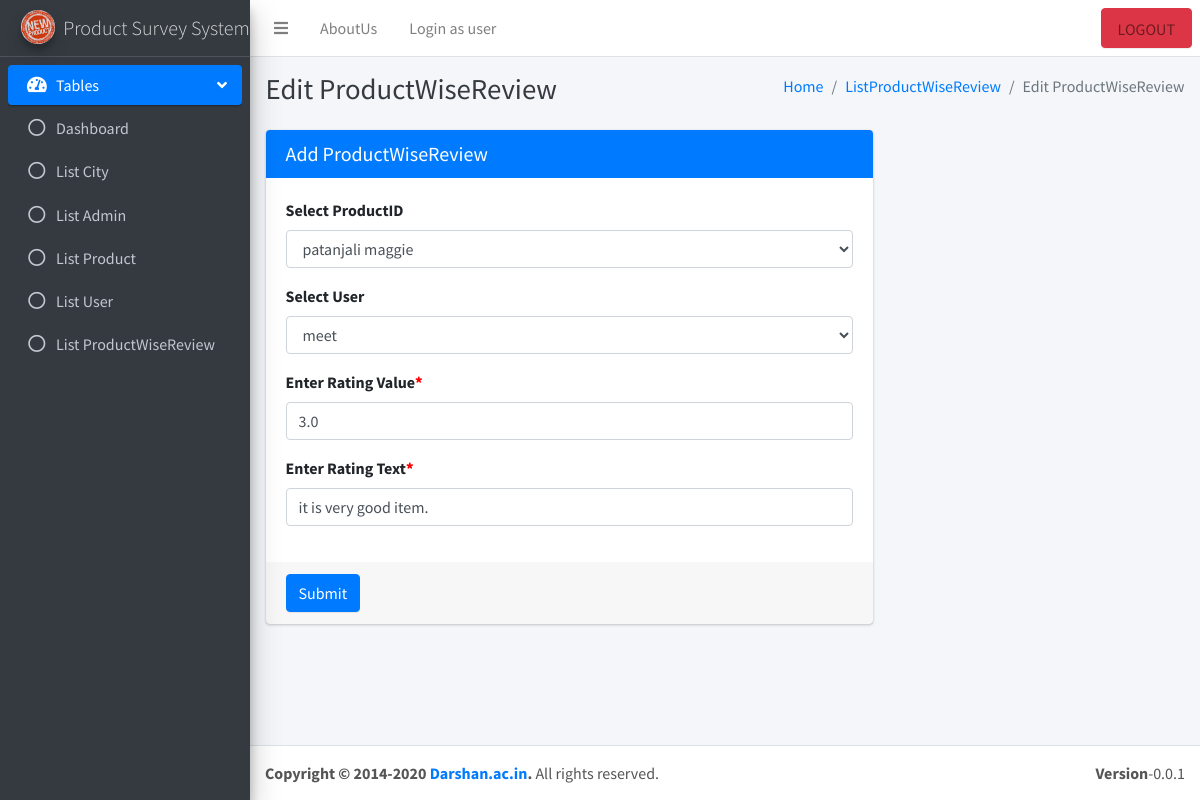
The app's page /Admin/AddEditProductWiseReview.php?ProductWiseReviewID=14 (signed in) with its own data.
### tables this page shows
CREATE TABLE `productwisereview` (
  `ProductWiseReviewID` int(11) NOT NULL,
  `ProductID` int(11) NOT NULL,
  `UserID` int(11) NOT NULL,
  `RatingValue` double(3,1) NOT NULL,
  `RatingText` text NOT NULL
);

CREATE TABLE `product` (
  `ProductID` int(11) NOT NULL,
  `ProductName` varchar(100) NOT NULL,
  `ProductImage` varchar(300) NOT NULL,
  `ProductDescription` text NOT NULL,
  `ProductPrice` double(10,2) NOT NULL
);

CREATE TABLE `user` (
  `UserID` int(11) NOT NULL,
  `UserName` varchar(100) NOT NULL,
  `Password` varchar(100) NOT NULL,
  `FirstName` varchar(100) NOT NULL,
  `MiddleName` varchar(100) NOT NULL,
  `LastName` varchar(100) NOT NULL,
  `MobileNumber` varchar(100) NOT NULL,
  `EmailAddress` varchar(100) NOT NULL,
  `Address` varchar(1000) NOT NULL,
  `CityID` int(11) NOT NULL
);

### Admin/classes/DBConfig.php (called while the page is built, shortened)
<?php
class DBConfig
{
    public $con;
    function __construct()
    {
        $this->con = mysqli_connect("localhost","root","","product_survey_system");
        mysqli_query($this->con,"SET time_zone = '+5:30';");
    }
    function safeRequest($req)
    {
        $safeReq = array();
        foreach ($req as $key=>$value)
        {
            $safeReq[$key] = trim(mysqli_real_escape_string($this->con,$value));
        }
        return $safeReq;
    }
}
?>

### Admin/classes/Product.php (called while the page is built, shortened)
<?php
include_once ("DBConfig.php");
class Product extends DBConfig
{
    function getAll($req)
    {
        extract($this->safeRequest($req));
        $resultArray = array();
        if (!isset($page)) {
            $page=1;
        }
        $first = ($page-1)*12;
        $limit=$first+12;
        if (isset($_GET['search'])) {
            $sql = "SELECT p.ProductID,p.ProductName,p.ProductImage,p.ProductDescription,p.ProductPrice,convert(avg(pr.RatingValue),decimal(2,1)) as Average,COUNT(pr.ProductID) as Count FROM Product as p LEFT JOIN productwisereview as pr on p.ProductID=pr.ProductID where p.ProductName like '%$search%' GROUP by p.ProductID LIMIT $first,$limit";
        }
        else{
            $sql = "SELECT p.ProductID,p.ProductName,p.ProductImage,p.ProductDescription,p.ProductPrice,convert(avg(pr.RatingValue),decimal(2,1)) as Average,COUNT(pr.ProductID) as Count FROM Product as p LEFT JOIN productwisereview as pr on p.ProductID=pr.ProductID GROUP by p.ProductID LIMIT $first,$limit";
        }
        $result = mysqli_query($this->con,$sql);
        while($row = mysqli_fetch_assoc($result))
        {
            $resultArray[] = $row;
        }
        return $resultArray;
    }
}
?>

### Admin/classes/ProductWiseReview.php (called while the page is built, shortened)
<?php
include_once ("DBConfig.php");
class ProductWiseReview extends DBConfig
{
    function getByPK($req)
    {
        extract($this->safeRequest($req));
        $resultArray = array();
        $sql = "select * from ProductWiseReview where ProductWiseReviewID=$ProductWiseReviewID";
        $result = mysqli_query($this->con,$sql);
        while($row = mysqli_fetch_assoc($result))
        {
            $resultArray[] = $row;
        }
        return $resultArray;
    }
}
?>

### Admin/classes/User.php (called while the page is built, shortened)
<?php
include_once ("DBConfig.php");
class User extends DBConfig
{
    function getAll($req)
    {
        extract($this->safeRequest($req));
        $resultArray = array();
        if (isset($search)) {
            $sql = "select * from User u, city c where u.CityID=c.CityID and u.UserName like '%$search%'";
        }
        else
        {
            $sql = "select * from User u, city c where u.CityID=c.CityID";
        }
        $result = mysqli_query($this->con,$sql);
        while($row = mysqli_fetch_assoc($result))
        {
            $resultArray[] = $row;
        }
        return $resultArray;
    }
}
?>

### Admin/AddEditProductWiseReview.php (the view, shortened to what this page needs)
<?php
	include_once 'Header.php';
	include_once 'Sidebar.php';
?>
<?php
	include_once 'classes/ProductWiseReview.php';
	$objProductWiseReview = new ProductWiseReview();
	if (isset($_GET['ProductWiseReviewID'])) {
		$resultProductWiseReview = $objProductWiseReview->getByPK($_GET);
		$rowProductWiseReview = $resultProductWiseReview[0];
	}
?>
<div class="content-wrapper">
    <div class="content-header">
      <div class="container-fluid">
        <div class="row mb-2">
          <div class="col-sm-6">
            <h1 class="m-0 text-dark"><?php
            if (isset($_GET['ProductWiseReviewID'])) {
          echo "Edit";
          }
          else{
            echo "Add";
          }
          ?> ProductWiseReview</h1>
          </div>
          <div class="col-sm-6">
            <ol class="breadcrumb float-sm-right">
              <li class="breadcrumb-item"><a href="#">Home</a></li>
              <li class="breadcrumb-item"><a href="ListProductWiseReview.php">ListProductWiseReview</a></li>
              <li class="breadcrumb-item active"><?php
            if (isset($_GET['ProductWiseReviewID'])) {
          echo "Edit";
          }
          else{
            echo "Add";
          }
          ?> ProductWiseReview</li>
            </ol>
          </div>
        </div>
      </div>
    </div>
    <section class="content">
      <div class="container-fluid">
      	<div class="row">
          <div class="col-md-8">
            <div class="card card-primary">
              <div class="card-header">
                <h3 class="card-title">Add ProductWiseReview</h3>
              </div>
              <form role="form" action="con_AddEditProductWiseReview.php" onsubmit="return ValidProductWiseReview()">
                <div class="card-body">
                  <div class="form-group">
                    <div class="form-group">
                    <label>Select ProductID</label>
                      <select class="form-control" name="ProductID">
                        <?php
                          include_once 'classes/Product.php';
                          $objProduct = new Product();
                          $resultProduct = $objProduct->getAll($_GET);
                          foreach ($resultProduct as $rowProduct) {
                        ?>
                            <option value="<?php echo($rowProduct['ProductID']) ?>"
                              <?php
                                if (isset($_GET['ProductWiseReviewID']) &&  $rowProduct['ProductID']==$rowProductWiseReview['ProductID']) {
                                  echo "selected";
                                }
                              ?>
                            ><?php echo($rowProduct['ProductName'])  ?></option>
                        <?php
                          }
                        ?>
                      </select>
                  </div>
                  <div class="form-group">
                    <label>Select User</label>
                      <select name="UserID" class="form-control">
                        <?php
                          include_once 'classes/User.php';
                          $objUser = new User();
                          $resultUser = $objUser->getAll($_GET);
                          foreach ($resultUser as $rowUser) {
                        ?>
                            <option value="<?php echo($rowUser['UserID']) ?>"
                              <?php
                                if (isset($_GET['ProductWiseReviewID']) &&  $rowUser['UserID']==$rowProductWiseReview['UserID']) {
                                  echo "selected";
                                }
                              ?>
                            ><?php echo($rowUser['UserName'])  ?></option>
                        <?php
                          }
                        ?>
                      </select>
                  </div>
                    <label for="exampleInputEmail1">Enter Rating Value<b style="color: red">*</b></label>
                    <input type="text" class="form-control" id="RatingValue" name="RatingValue" placeholder="Between 0 and 5"
                    <?php
						if (isset($_GET['ProductWiseReviewID'])) {
					?>
						value="<?= $rowProductWiseReview['RatingValue'] ?>"
					<?php
					}
					?>required
					>
        </div>
        <div class="form-group">
          <label for="exampleInputEmail1">Enter Rating Text<b style="color: red">*</b></label>
                    <input type="text" class="form-control" id="RatingText" name="RatingText" placeholder="Comments"
                    <?php
            if (isset($_GET['ProductWiseReviewID'])) {
          ?>
            value="<?= $rowProductWiseReview['RatingText'] ?>"
          <?php
          }
          ?>required
          >
                  </div>
                </div>
                <div class="card-footer">
                  <button type="submit" class="btn btn-primary">Submit</button>
                </div>
              </form>
            </div>
          </div>
        </div>
      </div>
    </section>
  </div>
<?php
	include_once 'Footer.php';
?>

### records on screen
productwisereview: ProductID "patanjali maggie", UserID "meet", RatingValue "3.0", RatingText "it is very good item."
